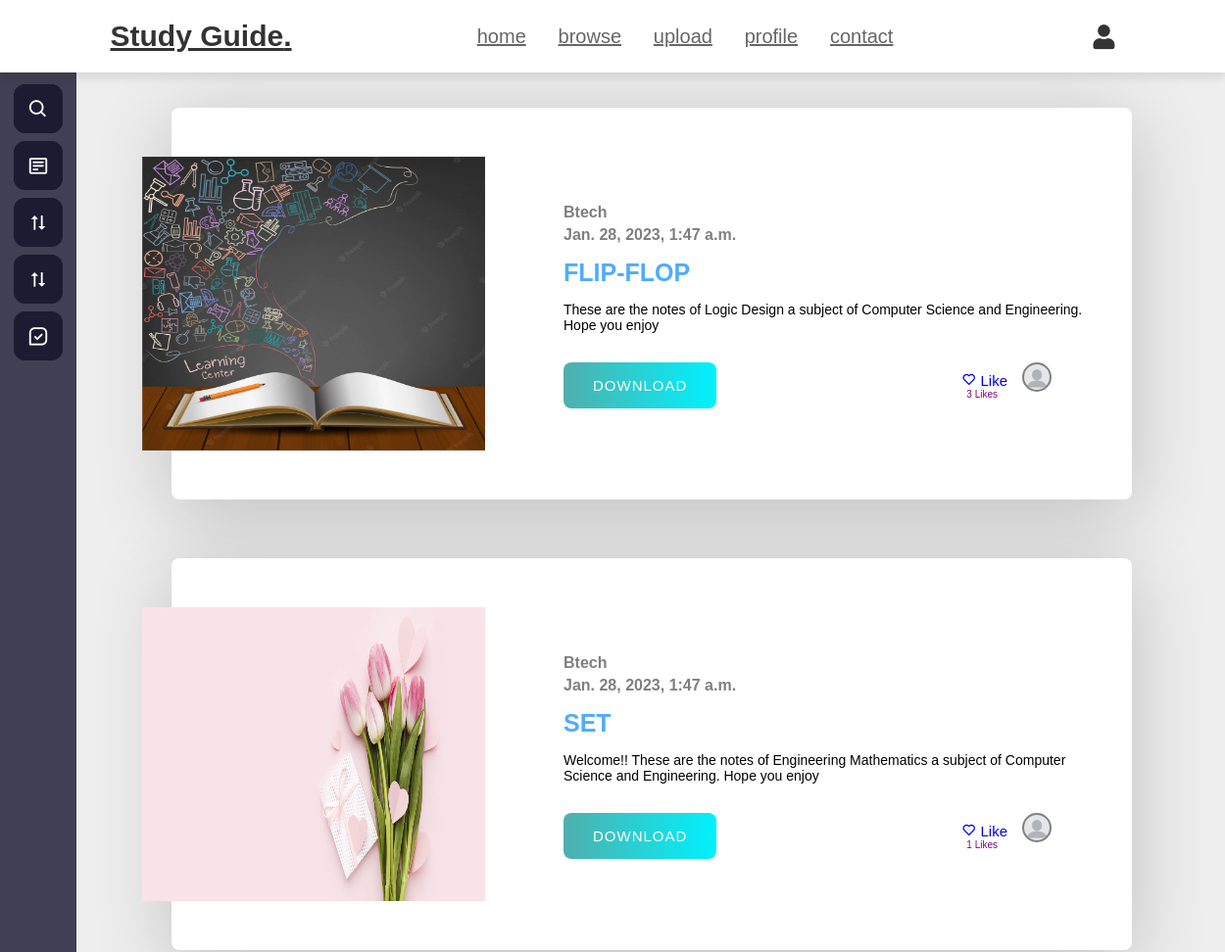
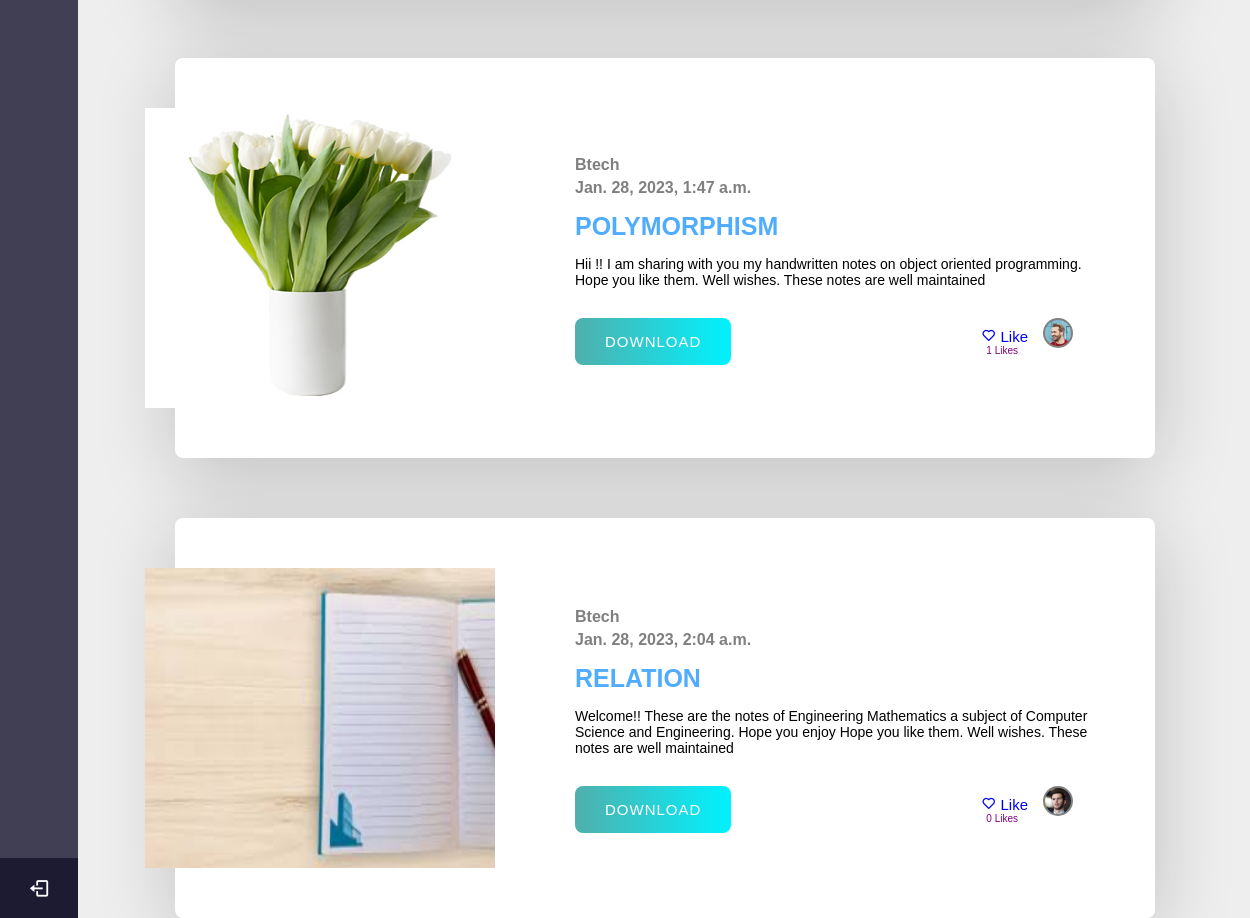
Screenshot of /post (signed in) with the database file from the repository (2 pictures, top to bottom).
### core/models.py (models this page shows, shortened)
class Post(models.Model):
    id = models.UUIDField(primary_key=True, default=uuid.uuid4)
    file1 = models.FileField(upload_to="files")
    thumbnail = models.ImageField(default="",upload_to="Post_front_images")
    text = models.TextField(max_length=500,default="")
    date = models.DateTimeField(default = datetime.now())
    title = models.CharField(max_length = 100)
    course = models.CharField(max_length = 100)
    subject = models.CharField(max_length = 100)
    no_of_likes = models.IntegerField(default = 0)
    profile = models.ForeignKey(Profile,on_delete = models.CASCADE)

class Profile(models.Model):
    user = models.ForeignKey(User,on_delete = models.CASCADE)
    image = models.ImageField(upload_to="Profile_images",default="blank.webp")
    fname = models.CharField(max_length=100, blank=True)
    lname = models.CharField(max_length=100,blank=True)
    phone = models.IntegerField(blank=True, null=True)
    dob = models.DateField(blank=True, null=True)
    address = models.CharField(max_length=100,blank=True)
    country = models.CharField(max_length=100,blank=True)
    city = models.CharField(max_length=100,blank=True)

### core/views.py (the view, shortened to what this page needs)
# urls.py: path('post',views.post,name='post'),
@login_required(login_url='signin')
def post(request):
    posts = Post.objects.all()
    user_profile = Profile.objects.filter(user = request.user).first()
    return render(request,'post.html',{'posts':posts,'user_profile':user_profile})

### templates/post.html (shortened to what this page needs)
{% load static %}
<!DOCTYPE html>
<html lang="en">
<head>
    <link rel="stylesheet" href="{% static 'css/post.css' %}">
    <link rel="stylesheet" href="https://cdnjs.cloudflare.com/ajax/libs/font-awesome/5.15.3/css/all.min.css">
    <link href='https://unpkg.com/boxicons@2.0.7/css/boxicons.min.css' rel='stylesheet'>
</head>
<header>
    <a href="#" class="logo">Study Guide<span>.</span></a>
    <nav class="navbar">
        <a href="/">home</a>
        <a href="post">browse</a>
        <a href="upload">upload</a>
        <a href="#">profile</a>
        <a href="#">contact</a>
    </nav>
    <div class="icons">
        <a class="fas fa-user" onclick="toggleMenu()"></a>
    </div>
</header>
<body>
    <main>
        <div class="blogs">
            {% for post in posts %}
            <div class="blog-post">
                <div class="blog-post_img">
                    {% if post.thumbnail %}
                    <img src="{{post.thumbnail.url}}" alt="" class="">
                    {% else %}
                    <img src="{% static 'images/post_blank.jpg' %}" alt="" class="">
                    {% endif %}
                </div>
                <div class="blog-post_info">
                    <div class="blog-post_date">
                        <span>{{post.course}}</span>
                        <span>{{post.date}}</span>
                    </div>
                    <h1 class="blog-post_title">{{post.title}}</h1>
                    <p class="blog-post_text">
                        {{post.text}}
                    </p>
                    <div class="post_end">
                        <div class="preview">
                            {% if post.file1 %}
                        <a href="{{post.file1.url}}" class="blog-post_cta" download>Download</a>
                        {% endif %}
                        </div>
                        <div class="like">
                        <div class="like-link">
                        <a href="like_post?post_id={{post.id}}">
                            <i class='bx bx-heart'></i>
                            <span class="links_name">Like</span>
                        </a>
                        <div style="padding-left:5px;color:purple">{{post.no_of_likes}} Likes</div>
                        </div>
                        {% if post.profile.image %}
                        <a href="profile/{{post.profile.user.username}}">
                        <img src="{{post.profile.image.url}}" alt="here">
                        </a>
                        {%endif%}
                        </div>
                        </div>
                </div>
            </div>
            {% endfor %}
        </div>
    </main>
    <form action="" method="POST">
    <div class="sidebar">
        <div class="logo-details">
        </div>
        <ul class="nav-list">
            <li>
                <i class='bx bx-search'></i>
            </li>
            <li>
                <i class="bx bx-detail"></i>
            </li>
            <li>
                    <i class='bx bx-sort-alt-2'></i>
            </li>
            <li>
                    <i class='bx bx-sort-alt-2'></i>
            </li>
            <li>
                <i class="bx bx-message-square-check"></i>
            </li>
            <li class="profile">
                <a href = 'logout'>
                <i class='bx bx-log-out' id="log_out"></i>
                </a>
            </li>
        </ul>
    </div>
    </form>
</body>
</html>

### static/css/post.css (style rules this page uses)
* { margin:0; padding:0; box-sizing:border-box; }
html { font-family:'Gill Sans', 'Gill Sans MT', Calibri, 'Trebuchet MS', sans-serif; font-size: 10px; }
img { width:100%; }
main { width:100%; margin-top:50px; margin-left:40px; display:flex; align-items:center; justify-content:center; background-color:#eee; padding: 0 1.5rem }
.blog-post { margin-top:60px; width:100%; max-width:98rem; padding:5rem; background-color: #fff; box-shadow: 0 1.4rem 8rem rgba(0,0,0,.2); display:flex; align-items: center; border-radius: .8rem; }
.blog-post_img { min-width:35rem; max-width:35rem; height:30rem; transform:translateX(-8rem); position:relative; }
.blog-post_date span { display:block; color:rgba(0,0,0,0.5); font-size:1.6rem; font-weight:600; margin: .5rem 0; }
.blog-post_title { font-size:2.5rem; margin:1.5rem 0; text-transform: uppercase; color:#4facfe; }
.blog-post_text { margin-bottom:3rem; font-size:1.4rem; }
.blog-post_cta { display:inline-block; padding:1.5rem 3rem; letter-spacing:1px; text-transform:uppercase; font-size:1.2rem; color:#fff; background-image: linear-gradient(to right,#4fafacfe 0%,#00f2fe 100%); border-radius: .8rem; text-decoration:none; }
header { position: fixed; top:0; left:0; right:0; background:#fff; padding:2rem 9%; display: flex; align-items: center; justify-content: space-between; z-index: 1000; box-shadow: 0 .5rem 1rem rgba(0,0,0,.1); }
header .logo { font-size: 3rem; color:#333; font-weight: bolder; }
header .logo span { color:var(--pink); }
header .navbar a { font-size: 2rem; padding:0 1.5rem; color:#666; }
header .icons a { font-size: 2.5rem; color:#333; margin-left: 1.5rem; }
.sidebar { position: fixed; left: 0; top: 0; height: 100%; width: 78px; background: #413f53; padding: 6px 14px; z-index: 99; transition: all 0.5s ease; }
.sidebar .logo-details { height: 60px; display: flex; align-items: center; position: relative; }
.sidebar i { color: #fff; height: 60px; min-width: 50px; font-size: 28px; text-align: center; line-height: 60px; }
.sidebar .nav-list { margin-top: 20px; height: 100%; }
.sidebar li { position: relative; margin: 8px 0; list-style: none; }
.sidebar .bx { position: absolute; top: 50%; left: 0; transform: translateY(-50%); font-size: 22px; background: #1d1b31; color: #FFF; }
.sidebar li a { display: flex; height: 100%; width: 100%; border-radius: 12px; align-items: center; text-decoration: none; transition: all 0.4s ease; background: #11101D; }
.sidebar li i { height: 50px; line-height: 50px; font-size: 18px; border-radius: 12px; }
.sidebar li.profile { position: fixed; height: 60px; width: 78px; left: 0; bottom: -8px; padding: 10px 14px; background: #1d1b31; transition: all 0.5s ease; overflow: hidden; }
.sidebar .profile #log_out { position: absolute; top: 50%; right: 0; transform: translateY(-50%); background: #1d1b31; width: 100%; height: 60px; line-height: 60px; border-radius: 0px; transition: all 0.5s ease; }
.post_end .save,.post_end a { font-size: 15px; }
.post_end { display:flex; width:100%; }
.post_end .like { margin-left: 250px; }
.post_end .like img { width:30px; height:30px; border-radius: 50%; padding:2px; background-color: gray; }
.post_end .like a { text-decoration:none; }
.post_end .like { display:flex; }
.post_end .like .like-link { margin-right:15px; margin-top: 10px; }
.blog-post_img img { width:100%; height:100%; }

### rows the page displays
Post: thumbnail (picture), course "Btech", date "Jan. 28, 2023, 1:47 a.m.", title "FLIP-FLOP", text "These are the notes of Logic Design a subject of Computer Science and Engineering. Hope you enjoy", no_of_likes "3", profile.image (placeholder picture)
Post: thumbnail (picture), course "Btech", date "Jan. 28, 2023, 1:47 a.m.", title "SET", text "Welcome!! These are the notes of Engineering Mathematics a subject of Computer Science and Engineering. Hope you enjoy", no_of_likes "1", profile.image (placeholder picture)
Post: thumbnail (picture), course "Btech", date "Jan. 28, 2023, 1:47 a.m.", title "POLYMORPHISM", text "Hii !! I am sharing with you my handwritten notes on object oriented programming. Hope you like them. Well wishes. These notes are well maintained", no_of_likes "1", profile.image (picture)
Post: thumbnail (picture), course "Btech", date "Jan. 28, 2023, 2:04 a.m.", title "RELATION", text "Welcome!! These are the notes of Engineering Mathematics a subject of Computer Science and Engineering. Hope you enjoy Hope you like them. Well wishes. These notes are well maintained", no_of_likes "0", profile.image (picture)
